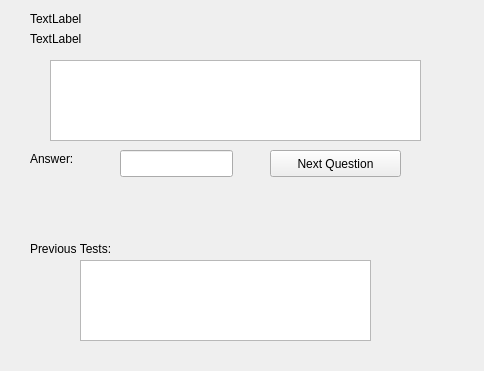
<?xml version="1.0" encoding="UTF-8"?>
<ui version="4.0">
 <class>Widget</class>
 <widget class="QWidget" name="Widget">
  <property name="geometry">
   <rect>
    <x>0</x>
    <y>0</y>
    <width>484</width>
    <height>371</height>
   </rect>
  </property>
  <property name="windowTitle">
   <string>Widget</string>
  </property>
  <widget class="QLabel" name="labelCurrentTest">
   <property name="geometry">
    <rect>
     <x>30</x>
     <y>10</y>
     <width>151</width>
     <height>17</height>
    </rect>
   </property>
   <property name="text">
    <string>TextLabel</string>
   </property>
  </widget>
  <widget class="QLabel" name="labelQuestion">
   <property name="geometry">
    <rect>
     <x>30</x>
     <y>30</y>
     <width>161</width>
     <height>17</height>
    </rect>
   </property>
   <property name="text">
    <string>TextLabel</string>
   </property>
  </widget>
  <widget class="QTextEdit" name="currentQuestion">
   <property name="geometry">
    <rect>
     <x>50</x>
     <y>60</y>
     <width>371</width>
     <height>81</height>
    </rect>
   </property>
  </widget>
  <widget class="QLabel" name="label_3">
   <property name="geometry">
    <rect>
     <x>30</x>
     <y>150</y>
     <width>67</width>
     <height>17</height>
    </rect>
   </property>
   <property name="text">
    <string>Answer:</string>
   </property>
  </widget>
  <widget class="QLineEdit" name="answer">
   <property name="geometry">
    <rect>
     <x>120</x>
     <y>150</y>
     <width>113</width>
     <height>27</height>
    </rect>
   </property>
  </widget>
  <widget class="QPushButton" name="pushButton">
   <property name="geometry">
    <rect>
     <x>270</x>
     <y>150</y>
     <width>131</width>
     <height>27</height>
    </rect>
   </property>
   <property name="text">
    <string>Next Question</string>
   </property>
  </widget>
  <widget class="QTextEdit" name="previousTests">
   <property name="geometry">
    <rect>
     <x>80</x>
     <y>260</y>
     <width>291</width>
     <height>81</height>
    </rect>
   </property>
  </widget>
  <widget class="QLabel" name="label_4">
   <property name="geometry">
    <rect>
     <x>30</x>
     <y>240</y>
     <width>141</width>
     <height>17</height>
    </rect>
   </property>
   <property name="text">
    <string>Previous Tests:</string>
   </property>
  </widget>
 </widget>
 <layoutdefault spacing="6" margin="11"/>
 <resources/>
 <connections/>
</ui>
